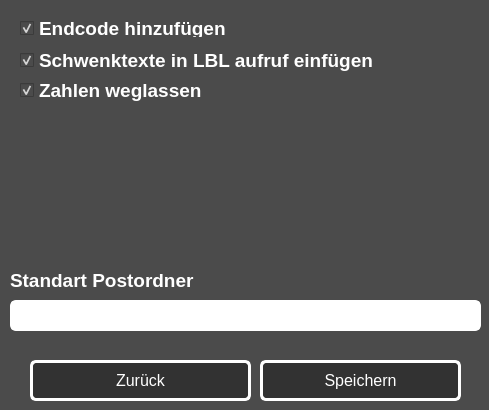
<?xml version="1.0" encoding="UTF-8"?>
<ui version="4.0">
 <class>EinstellungenWindow</class>
 <widget class="QDialog" name="EinstellungenWindow">
  <property name="enabled">
   <bool>true</bool>
  </property>
  <property name="geometry">
   <rect>
    <x>0</x>
    <y>0</y>
    <width>489</width>
    <height>410</height>
   </rect>
  </property>
  <property name="minimumSize">
   <size>
    <width>489</width>
    <height>410</height>
   </size>
  </property>
  <property name="maximumSize">
   <size>
    <width>489</width>
    <height>410</height>
   </size>
  </property>
  <property name="windowTitle">
   <string>Nullpunkt Bscheißer | Einstellungen</string>
  </property>
  <property name="layoutDirection">
   <enum>Qt::LeftToRight</enum>
  </property>
  <property name="styleSheet">
   <string notr="true">background-color:rgb(75, 75, 75)</string>
  </property>
  <widget class="QPushButton" name="btn_backToMain">
   <property name="geometry">
    <rect>
     <x>30</x>
     <y>360</y>
     <width>221</width>
     <height>41</height>
    </rect>
   </property>
   <property name="font">
    <font>
     <family>Tahoma</family>
     <pointsize>12</pointsize>
    </font>
   </property>
   <property name="styleSheet">
    <string notr="true">background-color: rgb(50, 50, 50);
color: rgb(255, 255, 255);
padding: 5px;
border-radius: 6px;
border: 3px solid #FFF</string>
   </property>
   <property name="text">
    <string>Zurück</string>
   </property>
  </widget>
  <widget class="QPushButton" name="btn_SaveEinstllungen">
   <property name="geometry">
    <rect>
     <x>260</x>
     <y>360</y>
     <width>201</width>
     <height>41</height>
    </rect>
   </property>
   <property name="font">
    <font>
     <family>Tahoma</family>
     <pointsize>12</pointsize>
    </font>
   </property>
   <property name="styleSheet">
    <string notr="true">background-color: rgb(50, 50, 50);
color: rgb(255, 255, 255);
padding: 5px;
border-radius: 6px;
border: 3px solid #FFF</string>
   </property>
   <property name="text">
    <string>Speichern</string>
   </property>
  </widget>
  <widget class="QCheckBox" name="EndcodHinzu">
   <property name="geometry">
    <rect>
     <x>20</x>
     <y>20</y>
     <width>331</width>
     <height>17</height>
    </rect>
   </property>
   <property name="font">
    <font>
     <family>Tahoma</family>
     <pointsize>14</pointsize>
     <weight>75</weight>
     <bold>true</bold>
    </font>
   </property>
   <property name="toolTip">
    <string>Alle Achsen auf M92 fahren und Türen öffnen</string>
   </property>
   <property name="styleSheet">
    <string notr="true">color: #FFF</string>
   </property>
   <property name="text">
    <string>Endcode hinzufügen</string>
   </property>
   <property name="checked">
    <bool>true</bool>
   </property>
  </widget>
  <widget class="QCheckBox" name="SchwenkTexte">
   <property name="geometry">
    <rect>
     <x>20</x>
     <y>50</y>
     <width>381</width>
     <height>21</height>
    </rect>
   </property>
   <property name="font">
    <font>
     <family>Tahoma</family>
     <pointsize>14</pointsize>
     <weight>75</weight>
     <bold>true</bold>
    </font>
   </property>
   <property name="styleSheet">
    <string notr="true">color: #FFF</string>
   </property>
   <property name="text">
    <string>Schwenktexte in LBL aufruf einfügen</string>
   </property>
   <property name="checked">
    <bool>true</bool>
   </property>
  </widget>
  <widget class="QLineEdit" name="PostOrdner">
   <property name="geometry">
    <rect>
     <x>10</x>
     <y>300</y>
     <width>471</width>
     <height>31</height>
    </rect>
   </property>
   <property name="font">
    <font>
     <family>Tahoma</family>
     <pointsize>14</pointsize>
    </font>
   </property>
   <property name="styleSheet">
    <string notr="true">background-color: #FFF;
color: #000;
padding: 2px;
border-radius: 6px;
border: 1.5px solid #FFF</string>
   </property>
  </widget>
  <widget class="QLabel" name="label">
   <property name="geometry">
    <rect>
     <x>10</x>
     <y>270</y>
     <width>221</width>
     <height>21</height>
    </rect>
   </property>
   <property name="font">
    <font>
     <family>Tahoma</family>
     <pointsize>14</pointsize>
     <weight>75</weight>
     <bold>true</bold>
    </font>
   </property>
   <property name="styleSheet">
    <string notr="true">color: #FFF</string>
   </property>
   <property name="text">
    <string>Standart Postordner</string>
   </property>
  </widget>
  <widget class="QCheckBox" name="withoutNumbers">
   <property name="geometry">
    <rect>
     <x>20</x>
     <y>80</y>
     <width>381</width>
     <height>21</height>
    </rect>
   </property>
   <property name="font">
    <font>
     <family>Tahoma</family>
     <pointsize>14</pointsize>
     <weight>75</weight>
     <bold>true</bold>
    </font>
   </property>
   <property name="styleSheet">
    <string notr="true">color: #FFF</string>
   </property>
   <property name="text">
    <string>Zahlen weglassen</string>
   </property>
   <property name="checked">
    <bool>true</bool>
   </property>
  </widget>
 </widget>
 <resources>
  <include location="Icons.qrc"/>
 </resources>
 <connections/>
</ui>
